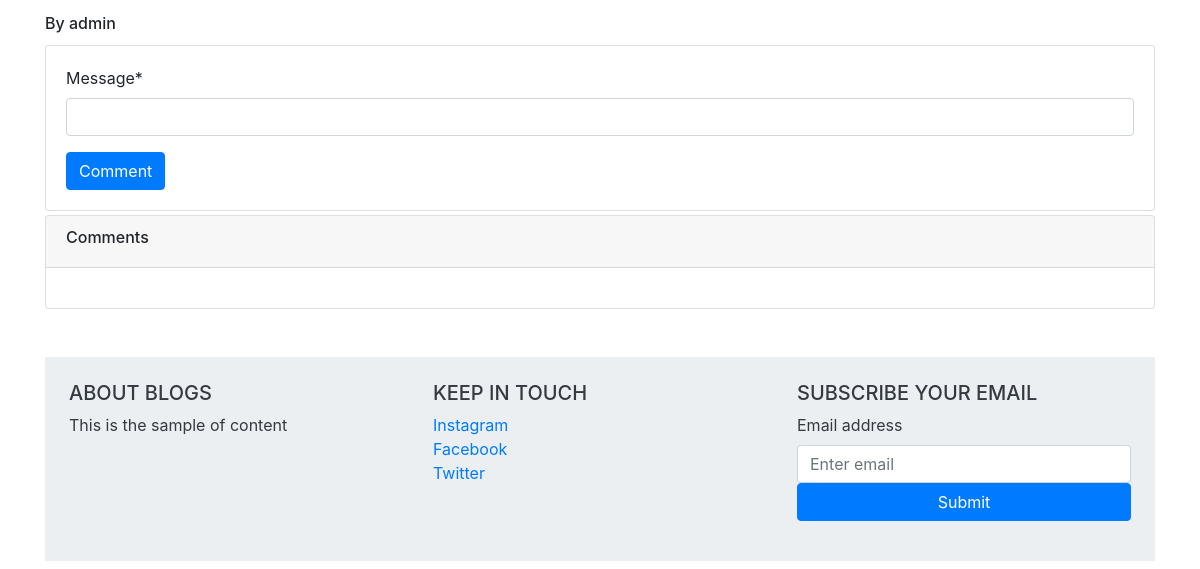
Page /view_post/belajar-django-part-1-install-django (lower part) on the earlier database version.
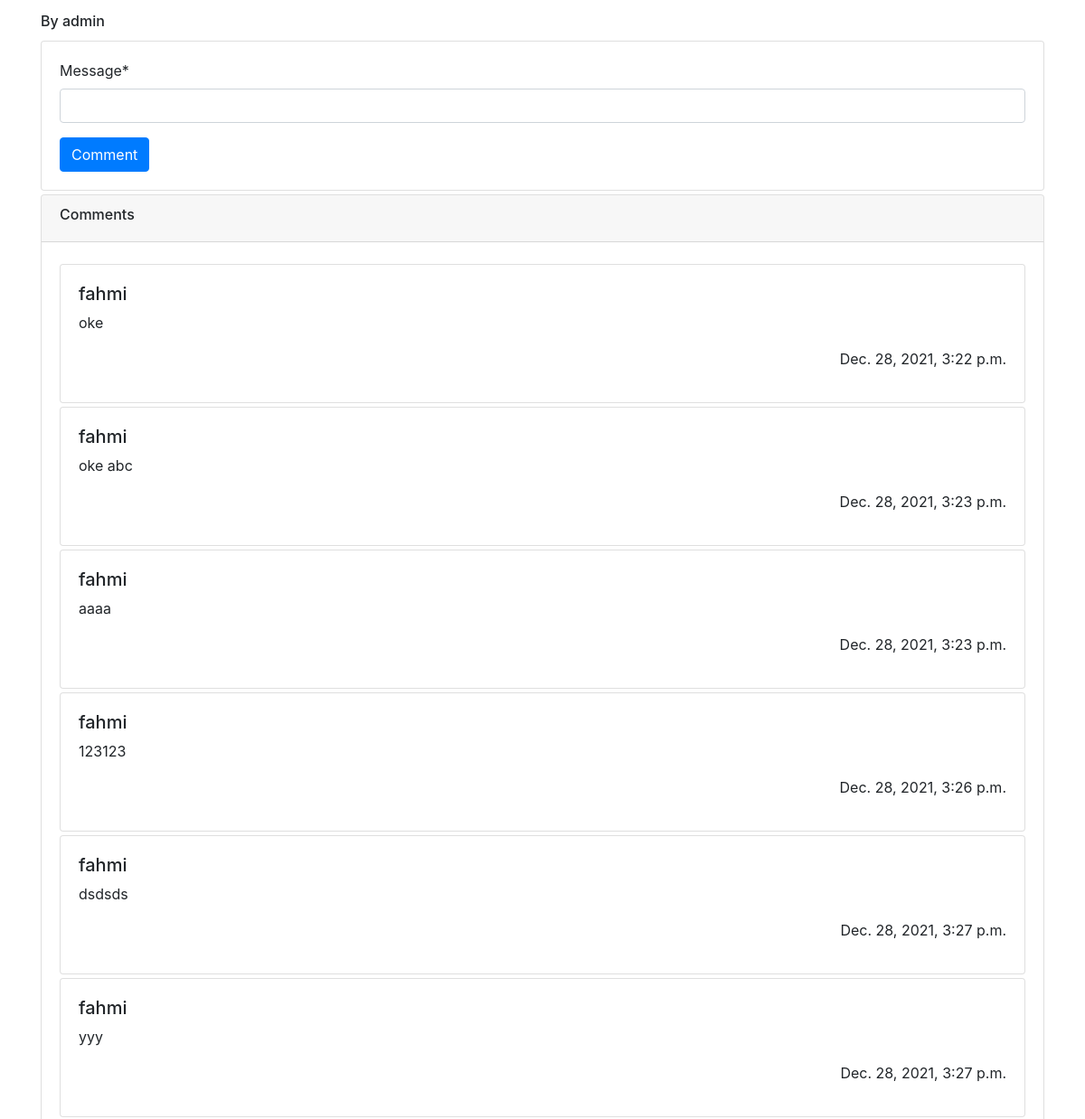
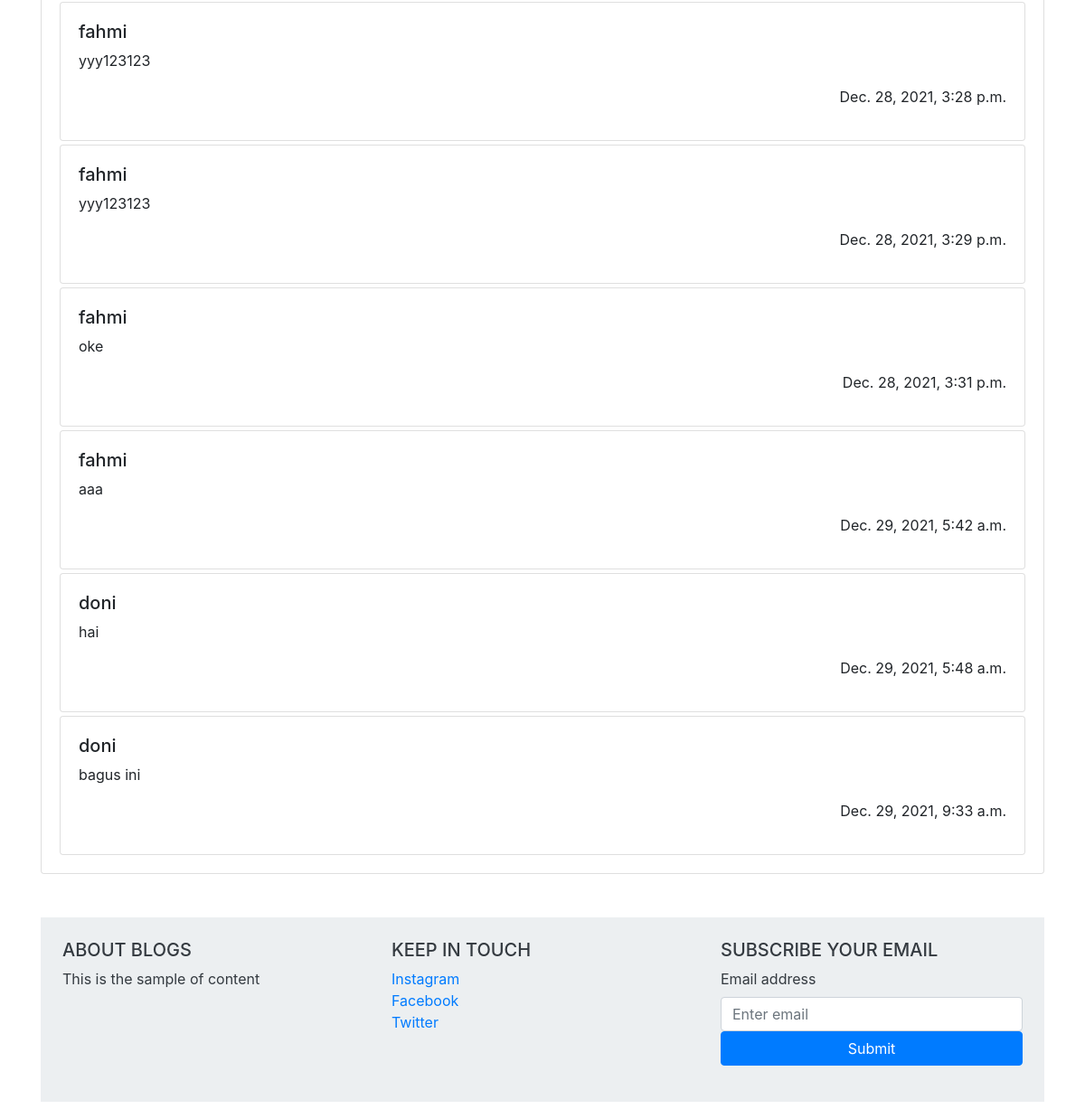
Same page on the later database version (2 pictures, top to bottom).
### content_app/models.py (models this page shows, shortened)
class Post(models.Model):
    slug = AutoSlugField(populate_from='title')
    image = models.ImageField(upload_to='post/%Y-%m-%d', default='img_placeholder.png')
    title = models.CharField(max_length=255,)
    content = tinymce_models.HTMLField()
    categories = models.ManyToManyField(to=Category)
    users_liked = models.ManyToManyField(to=UserModel, related_name='users')
    user = models.ForeignKey(to=UserModel, on_delete=models.CASCADE)
    is_published = models.BooleanField(default=True)
    is_banner = models.BooleanField(default=False)
    created = models.DateTimeField(auto_now=True)
    updated = models.DateTimeField(auto_now_add=True)

### comment_app/models.py (models this page shows)
class Comment(models.Model):
    message = models.CharField(max_length=255, default='')
    post = models.ForeignKey(to=Post, on_delete=models.CASCADE)
    user = models.ForeignKey(to=UserModel, on_delete=models.CASCADE)
    created = models.DateTimeField(auto_now=True)
    updated = models.DateTimeField(auto_now_add=True)

### frontend/views.py (the view)
# urls.py: path('view_post/<slug:slug>', DetailContentView.as_view(), name='view_post_detail'),
class DetailContentView(DetailView):
    model = Post
    post_repository : PostRepository = PostRepository()
    template_name = "frontend/content_detail.html"
    def get_context_data(self, **kwargs):
        context = super(DetailContentView, self).get_context_data(**kwargs)
        context['comment_form'] = CommentForm()
        return context
    def get_queryset(self):
        return self.post_repository.find_by_slug(self.kwargs['slug'])

### comment_app/forms.py (shortened to what this page needs)
class CommentForm(ModelForm):
    class Meta:
        model = Comment
        fields = ['message']

### content_app/repositories.py (called while the page is built)
    def find(self, user) -> models.QuerySet:
        if user:
            return Post.objects.annotate(
                is_favourite=models.Count('users_liked', filter=models.Q(users_liked__id=user.id)))\
                .filter(models.Q(is_banner=False))
        else:
            return Post.objects.filter(models.Q(is_banner=False))

    def find_by_slug(self, slug, user = None):
        return self.find(user).filter(slug=slug).prefetch_related(models.Prefetch('comment_set', queryset=Comment.objects.select_related('user')))

### frontend/templates/frontend/content_detail.html (shortened to what this page needs)
{% extends 'base.html' %}
{% load static %}
{% load crispy_forms_tags %}
{% load thumbnail %}
{% load django_tables2 %}
{% block container %}
<div class="row mt-1">
    <div class="col-md-12">
        <h6>By {{ object.user.username }}</h6>
    </div>
</div>
<div class="row mt-1">
    <div class="col-md-12">
        <div class="card">
            <div class="card-body">
                <form method="post" action="{% url 'comment_create' object.slug %}">
                    {{comment_form | crispy }}
                    <button class="btn btn-primary " type="submit">Comment</button>
                </form>
            </div>
        </div>
    </div>
</div>
<div class="row mt-1">
    <div class="col-md-12">
        <div class="card">
            <div class="card-header">
                <h6>Comments</h6>
            </div>
            <div class="card-body">
                {% for comment in object.comment_set.all %}
                <div class="card mt-1">
                    <div class="card-body">
                        <h5>{{ comment.user.first_name }}</h5>
                        <p>{{ comment.message }}</p>
                        <p class="pull-right">{{ comment.created }}</p>
                    </div>
                </div>
                {% endfor %}
            </div>
        </div>
    </div>
</div>
{% endblock container %}

### templates/base.html (shortened to what this page needs)
<!DOCTYPE html>
<html lang="en">
<head>
<link rel="stylesheet" href="https://pro.fontawesome.com/releases/v5.10.0/css/all.css"/>
    <link rel="stylesheet" href="https://stackpath.bootstrapcdn.com/font-awesome/4.7.0/css/font-awesome.min.css"
>
    <link rel="stylesheet" href="https://stackpath.bootstrapcdn.com/bootstrap/4.5.2/css/bootstrap.min.css"
>
</head>
<body>
{% load crispy_forms_tags %}
{% block body %}
<div class="container">
    {% block container %}{% endblock container %}
</div>
{% endblock body %}
{% block footer %}
{% include 'app/footer.html' %}
{% endblock %}
</body>
</html>

### templates/app/footer.html (shortened to what this page needs)
<div class="container mt-5 mb-2">
    <footer
            class="text-lg-start text-dark p-4"
            style="background-color: #ECEFF1">
        <section class="">
            <div class="row">
                <div class="col-md-4">
                    <h5 class="text-uppercase">About Blogs</h5>
                    <p>This is the sample of content</p>
                </div>
                <div class="col-md-4">
                    <h5 class="text-uppercase">Keep in touch</h5>
                    <ul class="list-unstyled mb-0">
                        <li><a href="#">Instagram</a></li>
                        <li><a href="#">Facebook</a></li>
                        <li><a href="#">Twitter</a></li>
                    </ul>
                </div>
                <div class="col-md-4">
                    <form>
                        <h5 class="text-uppercase">Subscribe Your Email</h5>
                        <div class="form-group">
                            <label for="exampleInputEmail1">Email address</label>
                            <input type="email" class="form-control" id="exampleInputEmail1"
                                   aria-describedby="emailHelp" placeholder="Enter email">
                            <button class="btn btn-primary btn-block">Submit</button>
                        </div>
                    </form>
                </div>
            </div>
        </section>
    </footer>
</div>

Differences in the rows shown:
added Comment: user.first_name "fahmi", message "oke", created "Dec. 28, 2021, 3:22 p.m."
added Comment: user.first_name "fahmi", message "oke abc", created "Dec. 28, 2021, 3:23 p.m."
added Comment: user.first_name "fahmi", message "aaaa", created "Dec. 28, 2021, 3:23 p.m."
added Comment: user.first_name "fahmi", message "123123", created "Dec. 28, 2021, 3:26 p.m."
added Comment: user.first_name "fahmi", message "dsdsds", created "Dec. 28, 2021, 3:27 p.m."
added Comment: user.first_name "fahmi", message "yyy", created "Dec. 28, 2021, 3:27 p.m."
added Comment: user.first_name "fahmi", message "yyy123123", created "Dec. 28, 2021, 3:28 p.m."
added Comment: user.first_name "fahmi", message "yyy123123", created "Dec. 28, 2021, 3:29 p.m."
added Comment: user.first_name "fahmi", message "oke", created "Dec. 28, 2021, 3:31 p.m."
added Comment: user.first_name "fahmi", message "aaa", created "Dec. 29, 2021, 5:42 a.m."
added Comment: user.first_name "doni", message "hai", created "Dec. 29, 2021, 5:48 a.m."
added Comment: user.first_name "doni", message "bagus ini", created "Dec. 29, 2021, 9:33 a.m."
